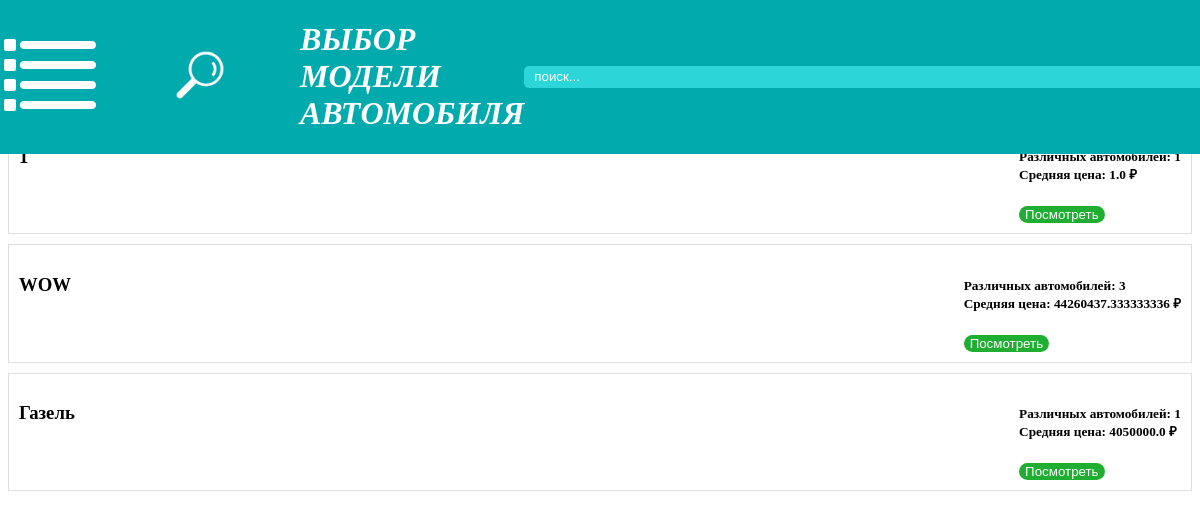
The page / on the database its author committed.
### main.py (models this page shows)
class Cataloge(SQLModel, table=True):
    id: int = Field(default=None, primary_key=True)
    model: str = Field(index=True)
    color: str
    in_stage: bool
    cost: float
    buyer: str|None
    kind: str
    willings: list[User] = Relationship(back_populates="baskets", link_model=UserCatalogeLink)

### main.py (the view)
@app.get("/cars", response_class=HTMLResponse)
async def read_root(request: Request, session: SessionDep, email: str | None = None, searching: str | None = None):
    req = {
        "request": request,
        "email": email,
        "searching":"",
        "production": [] # Устанавливаем production по умолчанию пустым списком
    }
    if go_login(session,email):
        req["seller"] = False
    else:
        statement = select(User).where(User.email == email)
        user = session.exec(statement).one()
        req["seller"] = user.seller
    if searching and searching.strip():
        statement = select(Cataloge).where(Cataloge.model.like(f"%{searching.upper()}%"))
        production = session.exec(statement).all()
        req["production"] = production
        req["searching"] = searching
    else:
        statement = select(Cataloge)
        production = session.exec(statement).all()
        req["production"] = production
    return templates.TemplateResponse("cataloge.html", req)

### templates/variants.html (shortened to what this page needs)
<!DOCTYPE html>
<html lang="ru">
<head>
    <link rel="stylesheet" href="../static/style.css">
</head>
<body>
    <header>
        <div class="header-left">
            <a href="http://127.0.0.1:8000/?email={{email}}&searching={{searching}}"><img class="logo" src="../static/variants.png"></a>
            <a href="http://127.0.0.1:8000/cars?email={{email}}&searching={{searching}}"><img class="logo" src="../static/logo.ico"></a>
            <b><i><h1>ВЫБОР МОДЕЛИ АВТОМОБИЛЯ</h1></i></b>
        </div>
        <div class="header-right">
            <form name="found" method="get" action="/cars?email={{email}}">
                <input type="text" name="searching" class="found" placeholder="поиск..." value="{{searching}}">
                <button type="submit" style="display: none;"></button> </form>
            <br>
        </div>
    </header>
    <div class="production">
        {% for product in production %}
            <div action="/cataloge/variants?email={{email}}" name="place" class="product" method="post">
                <div class="product-info">
                    <h3>{{product[0]}}</h3>
                </div>
                <div class="product-actions">
                    <h5>
                        Различных автомобилей: {{product[2]}}<br>
                        Средняя цена: {{product[1]}} ₽
                    </h5>
                    <button style="background-color: rgb(31, 173, 50); border:0px; border-radius: 10px; color: white" onclick="location.href='/cars?email={{email}}&searching={{product[0]}}'">Посмотреть</button>
                </div>
            </div>
        {% endfor %}
    </div>
</body>
</html>

### static/style.css (style rules this page uses)
body { scrollbar-width: none; -ms-overflow-style: none; margin-top: 50px; }
i { color: rgb(255, 255, 255); }
.product-actions { gap: 10px }
header { position: fixed; margin-top: -50px; margin-left: -8px; background-color: rgb(0,170,173); width: 100%; display: flex; text-align: justify; justify-content: space-between; flex-wrap: wrap; align-content: center; align-items: center; flex-wrap: nowrap; }
header .header-left { display: flex; gap: 50px; align-items: center; }
header .header-right { display: flex; justify-content: space-between; align-items: center; gap: 70px; }
.logo { width: 100px; height: 100px; }
.found { height: 20px; width: 700px; border-radius: 5px; padding-left: 10px; background-color: rgb(43, 213, 216); border: 0px; }
.product { display: flex; flex-direction: row; align-items: flex-start; justify-content: space-between; padding: 10px; border: 1px solid #ddd; margin-bottom: 10px; }
.production { padding-top: 66px; }

### rows shown on the page
Cataloge: model "Газель", in_stage "1", cost "4050000.0"

### other values the page prints
{{ product[0] }} "1" "WOW"
{{ product[2] }} "1" "3"
{{ product[1] }} "1.0" "44260437.333333336"
